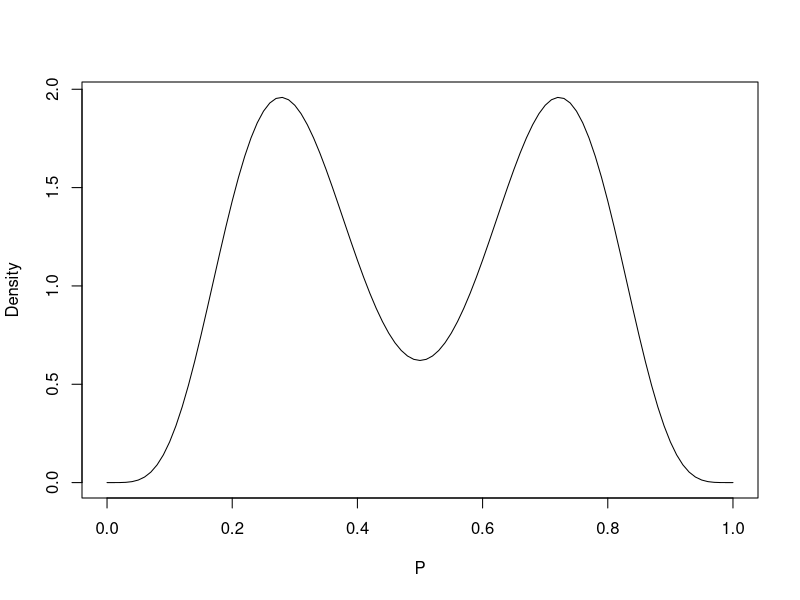
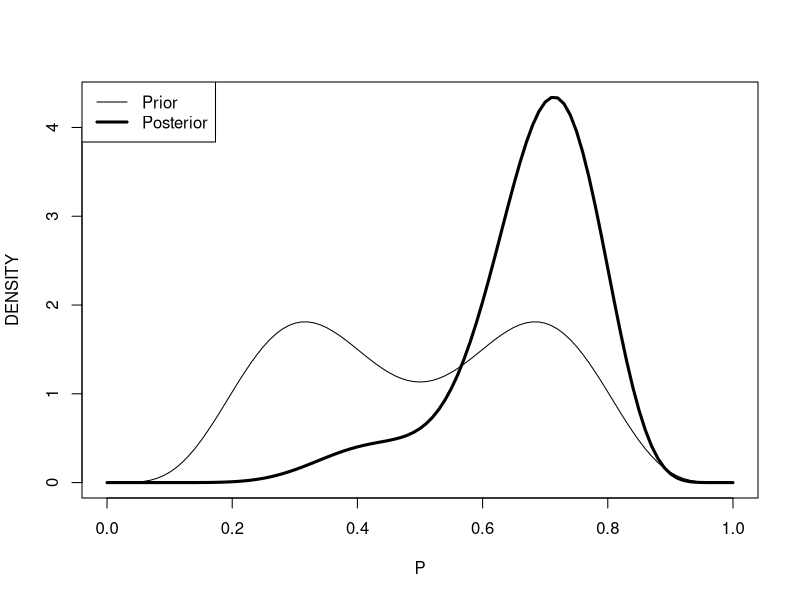
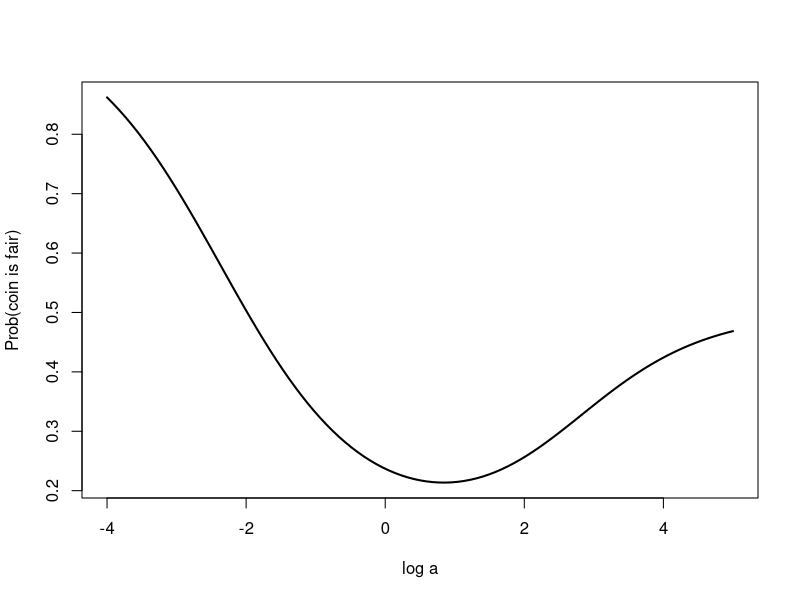

Source code (R) for these figures, in order:
#################################
# Single Parameter Models
#################################

####################################
# Mixtures of Conjugate Priors
####################################

library(LearnBayes)

# So far we have shown how with the binomial, 
# Poisson, and normal sampling models, the 
# use of a conjugate prior where the prior and 
# posterior distributions have same functional form.

# You can extend the family of conjugate priors 
# by using discrete mixtures. We illustrate the 
# use of  a mixture of beta densities to learn
# about the probability that a biased coin lands
# heads.

### SEE SLIDES #2 and #4

# Mixture of beta densities prior distribution that
# reflects belief that a coin is biased.
curve(.5*dbeta(x, 6, 14) + .5*dbeta(x, 14, 6), 
      from=0, to=1, xlab="P", ylab="Density")

# The R function binomial.beta.mix computes the 
# posterior distribution when the proportion p has 
# a mixture of betas prior distribution. The inputs
# to this function are probs, the vector of mixing 
# probabilities; betapar, a matrix of beta shape 
# parameters where each row corresponds to a component 
# of the prior; and data, the vector of the number of 
# successes and number of failures in the sample.

# The output of the function is a list with two components -
# probs is a vector of posterior mixing probabilities and
# betapar is a matrix containing the shape parameters of 
# the updated beta posterior densities.

probs=c(.5,.5)
beta.par1=c(6, 14)
beta.par2=c(14, 6)
betapar=rbind(beta.par1, beta.par2)
data=c(7,3)
post=binomial.beta.mix(probs,betapar,data)
post

## SEE SLIDE #5

# Can open up separate graphics window:
windows()

# Prior and posterior densities of a proportion
# for a biased coin example:

# Here is posterior curve based on observed data:
curve(post$probs[1]*dbeta(x,13,17)+post$probs[2]*dbeta(x,21,9),
      from=0, to=1, lwd=3, xlab="P", ylab="DENSITY")

# Here is the prior curve again:
curve(.5*dbeta(x,6,12)+.5*dbeta(x,12,6),0,1,add=TRUE)
# legend of what is what:
legend("topleft",legend=c("Prior","Posterior"),lwd=c(1,3))

##############################################
# A Bayesian Test of the Fairness of a Coin
##############################################

### SEE SLIDE #7

pbinom(5, 20, 0.5)

# The p-value here is 2 x .021 = .042. Since
# this value is smaller than the common significance
# level of .05, you would decide to reject
# the hypothesis H and conclude that the coin
# is not fair.

### SEE SLIDES #8, 9 and 10

n = 20
y = 5
a = 10
p = 0.5
m1 = dbinom(y, n, p) * dbeta(p, a, a)/dbeta(p, a + y, a + n - y)
lambda = dbinom(y, n, p)/(dbinom(y, n, p) + m1)
lambda

# We get the surprising result that the 
# posterior probability of the hypothesis
# of fairness H is .28, which is less evidence 
# against fairness than is implied by the p-value
# calculation above.

# The function pbetat in the LearnBayes package 
# performs a test of a binomial proportion.

# The inputs to the function are the value of 
# p to be tested, the prior probability of that 
# value, a vector of parameters of the beta prior
# when the hypothesis is not true, and a vector of 
# numbers of successes and failures. 

# In this example, the syntax would be

pbetat(p,.5,c(a,a),c(y,n-y))

# The output variable post is the posterior 
# probability that p = .5, which agrees with the
# calculation. The output variable bf is the Bayes
# factor in support of the null hypothesis, which
# we discuss later.

# Since the choice of the prior parameter a = 10
# in this analysis seems arbitrary, it is natural
# to ask about the sensitivity of this posterior
# calculation to the choice of this parameter. 

# To answer this question, we write a short
# function prob.fair() that computes the 
# probability of a fair coin as a function
# of log a.
prob.fair=function(log.a)
{
  a = exp(log.a)
  m2 = dbinom(y, n, p) * dbeta(p, a, a)/
    dbeta(p, a + y, a + n - y)
  dbinom(y, n, p)/(dbinom(y, n, p) + m2)
}

# Using curve() function we graph the posterior
# probability for a range of values of log a.
n = 20; y = 5; p = 0.5

# Posterior probability that a coin is fair graphed
# against values of the prior parameter log a:
curve(prob.fair(x), from=-4, to=5, xlab="log a", 
      ylab="Prob(coin is fair)", lwd=2)

# We see from this graph that the probability 
# of fairness appears to be greater than .2 
# for all choices of a. We must remember that 
# the p-value is not interpretable as a probability
# of fairness, although it is sometimes mistakenly
# viewed as this probability. 

# But the Bayesian posterior probability of .2 
# is larger than the p-value calculation of .042, 
# suggesting that the p-value is overstating
# the evidence against the hypothesis that the 
# coin is fair.

### SEE SLIDE #12

n=20
y=5
a=10
p=.5
m2=0
for (k in 0:y)
  m2=m2+dbinom(k,n,p)*dbeta(p,a,a)/dbeta(p,a+k,a+n-k)
lambda=pbinom(y,n,p)/(pbinom(y,n,p)+m2)
lambda

# Note that the posterior probability of fairness 
# is .218 based on the data "5 heads or fewer." 

# This posterior probability is smaller than the 
# value of .280 found earlier based on y = 5. 

# This is a reasonable result since observing
# 5 heads or fewer" is stronger evidence against
# fairness than the result "5 heads."

#######################################
# In Class Exercise
# Bayesian robustness
#######################################

# Suppose you are about to flip a coin that you
# believe is fair. If p denotes the probability
# of flipping a head, then your "best guess" 
# at p is 0.5. Moreover, you believe that it
# is highly likely that the coin is close to fair,
# which you quantify P(.44 < p < .56) = 0.9.

# Consider the following two priors for p:

# P1 is a non-mixture prior
# P1: p distributed as beta(100,100)

# P2 is a mixture prior
# P2: p distributed according to the
#     mixture prior:
# g(p) = .9fB(p;500,500)+.1fB(p;1,1)
# where fB(p;a,b) is the beta density 
# with parameters a and b.

# a) Simulate 1000 values from each prior density
#    P1 and P2. By summarizing the simulated samples,
#    show that both priors match the given prior
#    beliefs about the coin flipping probability p.

# simulate 1000 draws from the beta(100, 100) prior
p.prior1=rbeta(1000,100,100)
p.prior1

# simulate 1000 draws from the mixture prior
# .9 beta(500, 500) + .1 beta(1, 1)
u=runif(1000)
p.prior2=(u<.9)*rbeta(1000,500,500)+(u>=.9)*rbeta(1000,1,1)
p.prior2

# confirm that each prior matches belief
# P(.44 < p < .56) = .9
mean((p.prior2>.44)&(p.prior2<.56))
mean((p.prior1>.44)&(p.prior1<.56))

# b) Suppose you flip the coin 100 times and obtain
#    45 heads. Simulate 1000 values from the posteriors
#    from priors P1 and P2, and compute 90% probability
#    intervals.

# observe 45 heads and 55 tails 

# simulate 1000 draws from beta posterior (beta prior)
s=45; f=55
p.post1=rbeta(10000,100+s,100+f)
p.post1

# compute 90% interval estimate
interval.1=quantile(p.post1,c(.05,.95))
interval.1

# c) Suppose that you only observe 30 heads out
#    of 100 flips. Again simulate 1000 values
#    from the two posteriors and compute 90%
#    probability intervals.

# for the mixture prior
# set up a grid of values of p
p=seq(.001,.999,by=.001);p

# compute the posterior density of this grid
# using prior x like recipe

# Mixture prior:
prior=.9*dbeta(p,500,500)+.1*dbeta(p,1,1)
prior

# Compute post from this mixture prior
post=prior*dbeta(p,s+1,f+1)
post=post/sum(post)
post

# for the mixture prior
# set up a grid of values of p
p=seq(.001,.999,by=.001)
p

# simulates from the discrete distribution on the grid
p.post2=sample(p,size=10000,prob=post,replace=TRUE)
p.post2

# Confidence interval
interval.2=quantile(p.post2,c(.05,.95))
interval.2

# compare interval.1 and interval.2 to check 
# the robustness of the inference with respect to the prior

# repeats the computations for the 
# data 30 heads and 70 tails
s=30; f=70
p.post1=rbeta(1000,100+s,100+f)
p.post1
interval.1=quantile(p.post1,c(.05,.95))
interval.1

# Set up grid of values
p=seq(.001,.999,by=.001)
# Use mixture prior
prior=.9*dbeta(p,500,500)+.1*dbeta(p,1,1)
# Compute posterior
post=prior*dbeta(p,s+1,f+1)
post=post/sum(post)
post
p.post2=sample(p,size=1000,prob=post,replace=TRUE)
p.post2
interval.2=quantile(p.post2,c(.05,.95))
interval.2

# d) Looking at results from (b) and (c), comment
#    on the robustness of the inference with respect
#    to the choice of prior density in each case.
